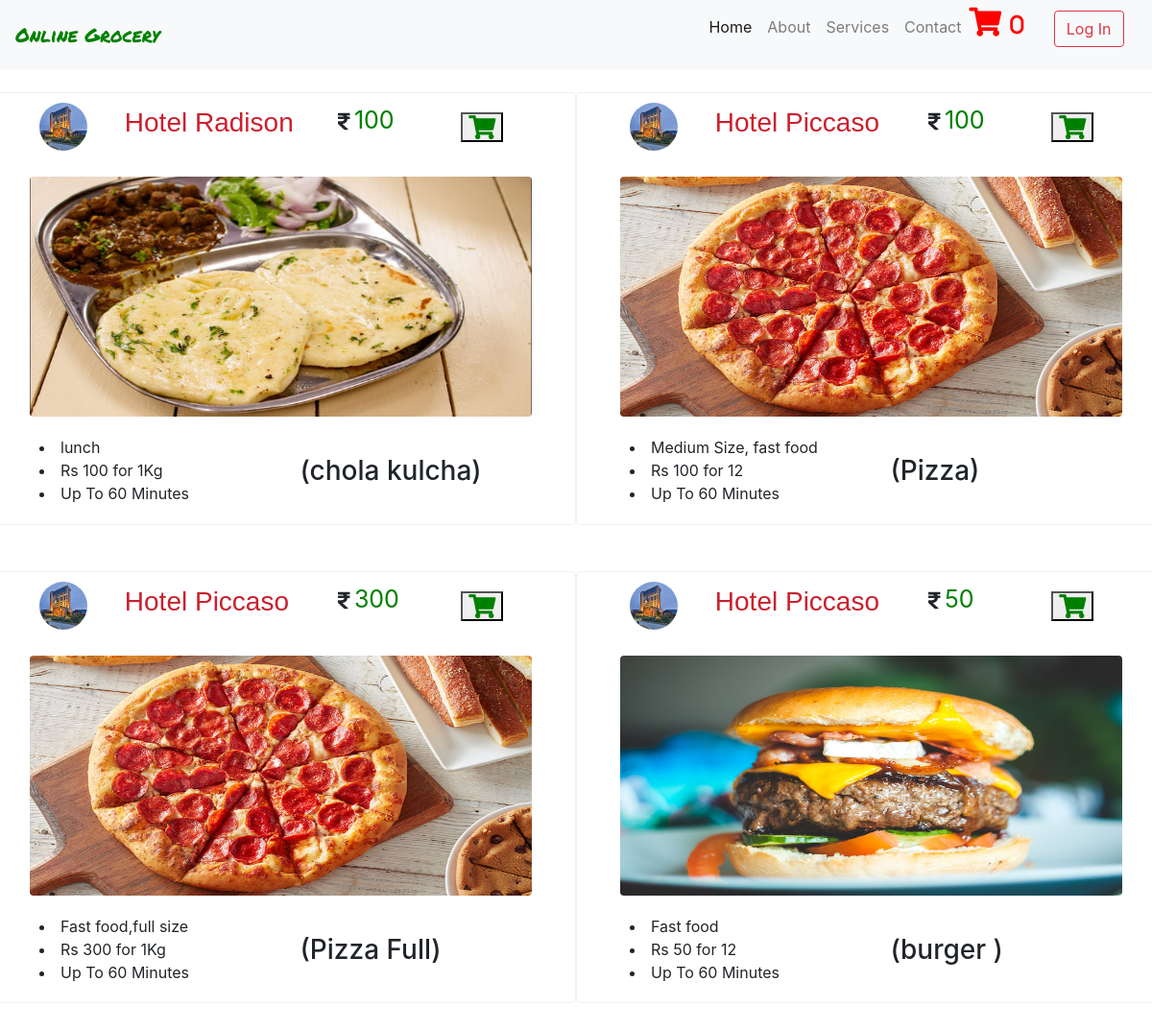
The app's page /vegetable.php with its own data.
### tables this page shows
CREATE TABLE `tbfood` (
  `food_id` int(11) NOT NULL,
  `fldvendor_id` int(11) NOT NULL,
  `foodname` varchar(100) NOT NULL,
  `cost` bigint(15) NOT NULL,
  `cuisines` varchar(50) NOT NULL,
  `paymentmode` varchar(50) NOT NULL,
  `fldimage` varchar(1000) NOT NULL
);

CREATE TABLE `tblvendor` (
  `fldvendor_id` int(10) NOT NULL,
  `fld_name` varchar(30) NOT NULL,
  `fld_email` varchar(50) NOT NULL,
  `fld_password` varchar(50) NOT NULL,
  `fld_mob` bigint(10) NOT NULL,
  `fld_phone` bigint(10) NOT NULL,
  `fld_address` varchar(50) NOT NULL,
  `fld_logo` varchar(250) NOT NULL
);

### vegetable.php (the view, shortened to what this page needs)
<?php
include("connection.php");
extract($_REQUEST);
if(isset($_SESSION['cust_id']))
{
	 $cust_id=$_SESSION['cust_id'];
	 $qq=mysqli_query($con,"select * from tblcustomer where fld_email='$cust_id'");
	 $qqr= mysqli_fetch_array($qq);
}
else
{
	$cust_id="";
}
?>
<html>
  <head>
	 <link rel="stylesheet" href="https://stackpath.bootstrapcdn.com/bootstrap/4.3.1/css/bootstrap.min.css">
     <link rel="stylesheet" href="path/to/font-awesome/css/font-awesome.min.css">
	 <link rel="stylesheet" href="https://use.fontawesome.com/releases/v5.8.1/css/all.css">
</head>
<body>
<nav class="navbar navbar-expand-lg navbar-light bg-light fixed-top">
    <a class="navbar-brand" href="index.php"><span style="color:green;font-family: 'Permanent Marker', cursive;">Online Grocery</span></a>
    <div class="collapse navbar-collapse" id="navbarResponsive">
      <ul class="navbar-nav ml-auto">
        <li class="nav-item active">
          <a class="nav-link" href="index.php">Home
              </a>
        </li>
        <li class="nav-item">
          <a class="nav-link" href="aboutus.php">About</a>
        </li>
        <li class="nav-item">
          <a class="nav-link" href="services.php">Services</a>
        </li>
        <li class="nav-item">
          <a class="nav-link" href="contact.php">Contact</a>
        </li>
		<li class="nav-item">
		  <form method="post">
          <?php
			if(empty($cust_id))
			{
			?>
			<a href="form/index.php?msg=you must be login first"><span style="color:red; font-size:30px;"><i class="fa fa-shopping-cart" aria-hidden="true"><span style="color:red;" id="cart"  class="badge badge-light">0</span></i></span></a>
			<button class="btn btn-outline-danger my-2 my-sm-0" name="login" type="submit">Log In</button>&nbsp;&nbsp;&nbsp;
			<?php
			}
			?>
			</form>
        </li>
      </ul>
    </div>
</nav>
<div class="row">
<div style="width: 50%">
  <br><br><br><br>
  <div class="container-fluid rounded" style="border:solid 1px #F0F0F0;">
  <?php
    $query=mysqli_query($con,"select tblvendor.fld_email,tblvendor.fld_name,tblvendor.fld_mob,
    tblvendor.fld_phone,tblvendor.fld_address,tblvendor.fldvendor_id,tblvendor.fld_logo,tbfood.food_id,tbfood.foodname,tbfood.cost,
    tbfood.cuisines,tbfood.paymentmode,tbfood.fldimage from tblvendor inner join
    tbfood on tblvendor.fldvendor_id=tbfood.fldvendor_id where tbfood.food_id=4");
    while($res=mysqli_fetch_assoc($query))
    {
       $hotel_logo= "image/".$res['fld_email']."/".$res['fld_logo'];
       $food_pic= "image/".$res['fld_email']."/foodimages/".$res['fldimage'];
    ?>
    <div class="container-fluid">
    <div class="container-fluid">
       <div class="row" style="padding:10px; ">
          <div class="col-sm-2"><img src="<?php echo $hotel_logo; ?>" class="rounded-circle" height="50px" width="50px" alt="Cinque Terre"></div>
          <div class="col-sm-5">
                         <a href="search.php?vendor_id=<?php echo $res['fldvendor_id']; ?>"><span style="font-family: 'Miriam Libre', sans-serif; font-size:28px;color:#CB202D;">
     <?php echo $res['fld_name']; ?></span></a>
        </div>
     <div class="col-sm-3"><i  style="font-size:20px;" class="fas fa-rupee-sign"></i>&nbsp;<span style="color:green; font-size:25px;"><?php echo $res['cost']; ?></span></div>
     <form method="post">
     <div class="col-sm-2" style="text-align:left;padding:10px; font-size:25px;"><button type="submit" name="addtocart" value="<?php echo $res['food_id'];?>")" ><span style="color:green;" <i class="fa fa-shopping-cart" aria-hidden="true"></i></span></button></div>
     </form>
     </div>
    </div>
    <div class="container-fluid">
    <div class="row" style="padding:10px;padding-top:0px;padding-right:0px; padding-left:0px;">
     <div class="col-sm-12"><img src="<?php echo $food_pic; ?>" class="rounded" height="250px" width="100%" alt="Cinque Terre"></div>
     </div>
    </div>
    <div class="container-fluid">
       <div class="row" style="padding:10px; ">
     <div class="col-sm-6">
     <span><li><?php echo $res['cuisines']; ?></li></span>
     <span><li><?php echo "Rs ".$res['cost']; ?>&nbsp;for 1Kg</li></span>
     <span><li>Up To 60 Minutes</li></span>
     </div>
     <div class="col-sm-6" style="padding:20px;">
     <h3><?php echo"(" .$res['foodname'].")"?></h3>
     </div>
     </div>
    </div>
  <?php
    }
  ?>
  </div>
  </div>
</div>
<div style="width: 50%">
  <br><br><br><br>
  <div class="container-fluid rounded" style="border:solid 1px #F0F0F0;">
  <?php
    $query=mysqli_query($con,"select tblvendor.fld_email,tblvendor.fld_name,tblvendor.fld_mob,
    tblvendor.fld_phone,tblvendor.fld_address,tblvendor.fldvendor_id,tblvendor.fld_logo,tbfood.food_id,tbfood.foodname,tbfood.cost,
    tbfood.cuisines,tbfood.paymentmode,tbfood.fldimage from tblvendor inner join
    tbfood on tblvendor.fldvendor_id=tbfood.fldvendor_id where tbfood.food_id=5");
    while($res=mysqli_fetch_assoc($query))
    {
       $hotel_logo= "image/".$res['fld_email']."/".$res['fld_logo'];
       $food_pic= "image/".$res['fld_email']."/foodimages/".$res['fldimage'];
    ?>
    <div class="container-fluid">
    <div class="container-fluid">
       <div class="row" style="padding:10px; ">
          <div class="col-sm-2"><img src="<?php echo $hotel_logo; ?>" class="rounded-circle" height="50px" width="50px" alt="Cinque Terre"></div>
          <div class="col-sm-5">
                         <a href="search.php?vendor_id=<?php echo $res['fldvendor_id']; ?>"><span style="font-family: 'Miriam Libre', sans-serif; font-size:28px;color:#CB202D;">
     <?php echo $res['fld_name']; ?></span></a>
        </div>
     <div class="col-sm-3"><i  style="font-size:20px;" class="fas fa-rupee-sign"></i>&nbsp;<span style="color:green; font-size:25px;"><?php echo $res['cost']; ?></span></div>
     <form method="post">
     <div class="col-sm-2" style="text-align:left;padding:10px; font-size:25px;"><button type="submit" name="addtocart" value="<?php echo $res['food_id'];?>")" ><span style="color:green;" <i class="fa fa-shopping-cart" aria-hidden="true"></i></span></button></div>
     </form>
     </div>
    </div>
    <div class="container-fluid">
    <div class="row" style="padding:10px;padding-top:0px;padding-right:0px; padding-left:0px;">
     <div class="col-sm-12"><img src="<?php echo $food_pic; ?>" class="rounded" height="250px" width="100%" alt="Cinque Terre"></div>
     </div>
    </div>
    <div class="container-fluid">
       <div class="row" style="padding:10px; ">
     <div class="col-sm-6">
     <span><li><?php echo $res['cuisines']; ?></li></span>
     <span><li><?php echo "Rs ".$res['cost']; ?>&nbsp;for 12</li></span>
     <span><li>Up To 60 Minutes</li></span>
     </div>
     <div class="col-sm-6" style="padding:20px;">
     <h3><?php echo"(" .$res['foodname'].")"?></h3>
     </div>
     </div>
    </div>
  <?php
    }
  ?>
  </div>
  </div>
</div>
</div>
<div class="row">
<div style="width: 50%">
  <br><br>
  <div class="container-fluid rounded" style="border:solid 1px #F0F0F0;">
  <?php
    $query=mysqli_query($con,"select tblvendor.fld_email,tblvendor.fld_name,tblvendor.fld_mob,
    tblvendor.fld_phone,tblvendor.fld_address,tblvendor.fldvendor_id,tblvendor.fld_logo,tbfood.food_id,tbfood.foodname,tbfood.cost,
    tbfood.cuisines,tbfood.paymentmode,tbfood.fldimage from tblvendor inner join
    tbfood on tblvendor.fldvendor_id=tbfood.fldvendor_id where tbfood.food_id=6");
    while($res=mysqli_fetch_assoc($query))
    {
       $hotel_logo= "image/".$res['fld_email']."/".$res['fld_logo'];
       $food_pic= "image/".$res['fld_email']."/foodimages/".$res['fldimage'];
    ?>
    <div class="container-fluid">
    <div class="container-fluid">
       <div class="row" style="padding:10px; ">
          <div class="col-sm-2"><img src="<?php echo $hotel_logo; ?>" class="rounded-circle" height="50px" width="50px" alt="Cinque Terre"></div>
          <div class="col-sm-5">
                         <a href="search.php?vendor_id=<?php echo $res['fldvendor_id']; ?>"><span style="font-family: 'Miriam Libre', sans-serif; font-size:28px;color:#CB202D;">
     <?php echo $res['fld_name']; ?></span></a>
        </div>
     <div class="col-sm-3"><i  style="font-size:20px;" class="fas fa-rupee-sign"></i>&nbsp;<span style="color:green; font-size:25px;"><?php echo $res['cost']; ?></span></div>
     <form method="post">
     <div class="col-sm-2" style="text-align:left;padding:10px; font-size:25px;"><button type="submit" name="addtocart" value="<?php echo $res['food_id'];?>")" ><span style="color:green;" <i class="fa fa-shopping-cart" aria-hidden="true"></i></span></button></div>
     </form>
     </div>
    </div>
    <div class="container-fluid">
    <div class="row" style="padding:10px;padding-top:0px;padding-right:0px; padding-left:0px;">
     <div class="col-sm-12"><img src="<?php echo $food_pic; ?>" class="rounded" height="250px" width="100%" alt="Cinque Terre"></div>
     </div>
    </div>
    <div class="container-fluid">
       <div class="row" style="padding:10px; ">
     <div class="col-sm-6">
     <span><li><?php echo $res['cuisines']; ?></li></span>
     <span><li><?php echo "Rs ".$res['cost']; ?>&nbsp;for 1Kg</li></span>
     <span><li>Up To 60 Minutes</li></span>
     </div>
     <div class="col-sm-6" style="padding:20px;">
     <h3><?php echo"(" .$res['foodname'].")"?></h3>
     </div>
     </div>
    </div>
  <?php
    }
  ?>
  </div>
  </div>
</div>
<div style="width: 50%">
  <br><br>
  <div class="container-fluid rounded" style="border:solid 1px #F0F0F0;">
  <?php
    $query=mysqli_query($con,"select tblvendor.fld_email,tblvendor.fld_name,tblvendor.fld_mob,
    tblvendor.fld_phone,tblvendor.fld_address,tblvendor.fldvendor_id,tblvendor.fld_logo,tbfood.food_id,tbfood.foodname,tbfood.cost,
    tbfood.cuisines,tbfood.paymentmode,tbfood.fldimage from tblvendor inner join
    tbfood on tblvendor.fldvendor_id=tbfood.fldvendor_id where tbfood.food_id=7");
    while($res=mysqli_fetch_assoc($query))
    {
       $hotel_logo= "image/".$res['fld_email']."/".$res['fld_logo'];
       $food_pic= "image/".$res['fld_email']."/foodimages/".$res['fldimage'];
    ?>
    <div class="container-fluid">
    <div class="container-fluid">
       <div class="row" style="padding:10px; ">
          <div class="col-sm-2"><img src="<?php echo $hotel_logo; ?>" class="rounded-circle" height="50px" width="50px" alt="Cinque Terre"></div>
          <div class="col-sm-5">
                         <a href="search.php?vendor_id=<?php echo $res['fldvendor_id']; ?>"><span style="font-family: 'Miriam Libre', sans-serif; font-size:28px;color:#CB202D;">
     <?php echo $res['fld_name']; ?></span></a>
        </div>
     <div class="col-sm-3"><i  style="font-size:20px;" class="fas fa-rupee-sign"></i>&nbsp;<span style="color:green; font-size:25px;"><?php echo $res['cost']; ?></span></div>
     <form method="post">
     <div class="col-sm-2" style="text-align:left;padding:10px; font-size:25px;"><button type="submit" name="addtocart" value="<?php echo $res['food_id'];?>")" ><span style="color:green;" <i class="fa fa-shopping-cart" aria-hidden="true"></i></span></button></div>
     </form>
     </div>
    </div>
    <div class="container-fluid">
    <div class="row" style="padding:10px;padding-top:0px;padding-right:0px; padding-left:0px;">
     <div class="col-sm-12"><img src="<?php echo $food_pic; ?>" class="rounded" height="250px" width="100%" alt="Cinque Terre"></div>
     </div>
    </div>
    <div class="container-fluid">
       <div class="row" style="padding:10px; ">
     <div class="col-sm-6">
     <span><li><?php echo $res['cuisines']; ?></li></span>
     <span><li><?php echo "Rs ".$res['cost']; ?>&nbsp;for 12</li></span>
     <span><li>Up To 60 Minutes</li></span>
     </div>
     <div class="col-sm-6" style="padding:20px;">
     <h3><?php echo"(" .$res['foodname'].")"?></h3>
     </div>
     </div>
    </div>
  <?php
    }
  ?>
  </div>
  </div>
</div>
</div>
<br><br>
	</body>
</html>

### vegetable.php (style rules this page uses)
.row:after { content: ""; display: table; clear: both; }

### records on screen
tbfood: fldvendor.fld_logo (picture), fldvendor.fld_name "Hotel Radison", cost "100", $res['food_id'] 4 (drawn), fldvendor+fldimage (placeholder picture), cuisines "lunch", foodname "chola kulcha"
tbfood: fldvendor.fld_logo (picture), fldvendor.fld_name "Hotel Piccaso", cost "100", $res['food_id'] 5 (drawn), fldvendor+fldimage (picture), cuisines "Medium Size, fast food", foodname "Pizza"
tbfood: fldvendor.fld_logo (picture), fldvendor.fld_name "Hotel Piccaso", cost "300", $res['food_id'] 6 (drawn), fldvendor+fldimage (picture), cuisines "Fast food,full size", foodname "Pizza Full"
tbfood: fldvendor.fld_logo (picture), fldvendor.fld_name "Hotel Piccaso", cost "50", $res['food_id'] 7 (drawn), fldvendor+fldimage (picture), cuisines "Fast food", foodname "burger"
